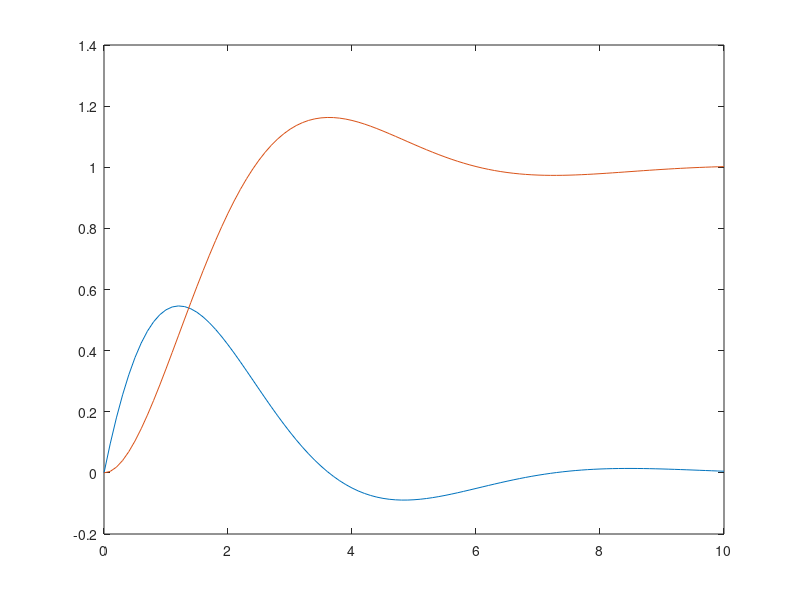

This chart was generated by the following MATLAB code:
clear
clc

%% Params
p.C1 = 1;
p.L1 = 1;
p.R1 = 1;

ccr.V_C1 = @(q1) q1/p.C1;
ccr.I_L1 = @(lambda1) lambda1/p.L1;
ccr.I_R1 = @(V_R1) V_R1/p.R1;

ssr.I_in = @(I_R1) I_R1;
ssr.V_R1 = @(V_in, V_C1) V_in - V_C1;
ssr.I_C1 = @(I_R1, I_L1) I_R1 - I_L1;
ssr.V_L1 = @(V_C1) V_C1;


%% state-space equations
dq = @(V_in, q1, lambda1) ssr.I_C1(ccr.I_R1(ssr.V_R1(V_in, ccr.V_C1(q1))), ccr.I_L1(lambda1));
dlamdba = @(q1) ssr.V_L1(ccr.V_C1(q1));

%% ODE x = [q1; lambda1] u = V_in
sys_ode = @(x,u) [dq(u, x(1), x(2)); dlamdba(x(1))];

%% Solve ODE
t_sim = 0:0.1:10;
x0 = [0;0];
V_in = 1;

%% Create wrapper function
ode_wrap = @(t,x) sys_ode(x, V_in);

[res.t, res.x] = ode45(ode_wrap,t_sim, x0);

plot(res.t, res.x)